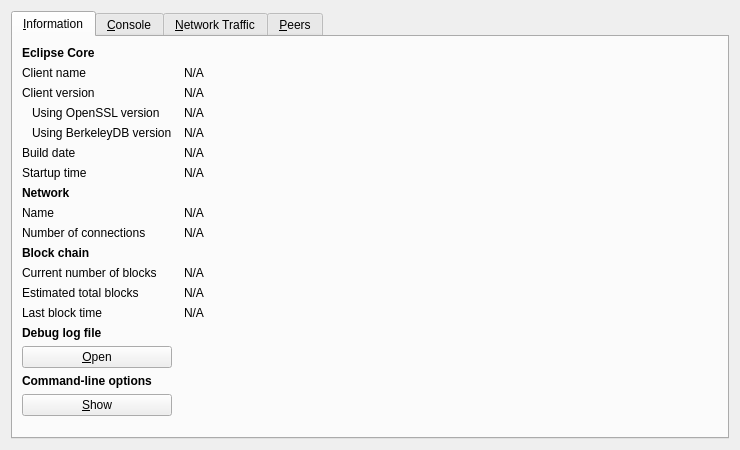
<?xml version="1.0" encoding="UTF-8"?>
<ui version="4.0">
 <class>RPCConsole</class>
 <widget class="QDialog" name="RPCConsole">
  <property name="geometry">
   <rect>
    <x>0</x>
    <y>0</y>
    <width>740</width>
    <height>450</height>
   </rect>
  </property>
  <property name="windowTitle">
   <string>Eclipse - Debug window</string>
  </property>
  <layout class="QVBoxLayout" name="verticalLayout_2">
   <item>
    <widget class="QTabWidget" name="tabWidget">
     <property name="currentIndex">
      <number>0</number>
     </property>
     <widget class="QWidget" name="tab_info">
      <attribute name="title">
       <string>&amp;Information</string>
      </attribute>
      <layout class="QGridLayout" name="gridLayout" columnstretch="0,1">
       <property name="horizontalSpacing">
        <number>12</number>
       </property>
       <item row="0" column="0">
        <widget class="QLabel" name="label_9">
         <property name="font">
          <font>
           <weight>75</weight>
           <bold>true</bold>
          </font>
         </property>
         <property name="text">
          <string>Eclipse Core</string>
         </property>
        </widget>
       </item>
       <item row="1" column="0">
        <widget class="QLabel" name="label_5">
         <property name="text">
          <string>Client name</string>
         </property>
        </widget>
       </item>
       <item row="1" column="1">
        <widget class="QLabel" name="clientName">
         <property name="cursor">
          <cursorShape>IBeamCursor</cursorShape>
         </property>
         <property name="text">
          <string>N/A</string>
         </property>
         <property name="textFormat">
          <enum>Qt::PlainText</enum>
         </property>
         <property name="textInteractionFlags">
          <set>Qt::LinksAccessibleByMouse|Qt::TextSelectableByKeyboard|Qt::TextSelectableByMouse</set>
         </property>
        </widget>
       </item>
       <item row="2" column="0">
        <widget class="QLabel" name="label_6">
         <property name="text">
          <string>Client version</string>
         </property>
        </widget>
       </item>
       <item row="2" column="1">
        <widget class="QLabel" name="clientVersion">
         <property name="cursor">
          <cursorShape>IBeamCursor</cursorShape>
         </property>
         <property name="text">
          <string>N/A</string>
         </property>
         <property name="textFormat">
          <enum>Qt::PlainText</enum>
         </property>
         <property name="textInteractionFlags">
          <set>Qt::LinksAccessibleByMouse|Qt::TextSelectableByKeyboard|Qt::TextSelectableByMouse</set>
         </property>
        </widget>
       </item>
       <item row="3" column="0">
        <widget class="QLabel" name="label_14">
         <property name="text">
          <string>Using OpenSSL version</string>
         </property>
         <property name="indent">
          <number>10</number>
         </property>
        </widget>
       </item>
       <item row="3" column="1">
        <widget class="QLabel" name="openSSLVersion">
         <property name="cursor">
          <cursorShape>IBeamCursor</cursorShape>
         </property>
         <property name="text">
          <string>N/A</string>
         </property>
         <property name="textFormat">
          <enum>Qt::PlainText</enum>
         </property>
         <property name="textInteractionFlags">
          <set>Qt::LinksAccessibleByMouse|Qt::TextSelectableByKeyboard|Qt::TextSelectableByMouse</set>
         </property>
        </widget>
       </item>
       <item row="4" column="0">
        <widget class="QLabel" name="label_berkeleyDBVersion">
         <property name="text">
          <string>Using BerkeleyDB version</string>
         </property>
         <property name="indent">
          <number>10</number>
         </property>
        </widget>
       </item>
       <item row="4" column="1">
        <widget class="QLabel" name="berkeleyDBVersion">
         <property name="cursor">
          <cursorShape>IBeamCursor</cursorShape>
         </property>
         <property name="text">
          <string>N/A</string>
         </property>
         <property name="textFormat">
          <enum>Qt::PlainText</enum>
         </property>
         <property name="textInteractionFlags">
          <set>Qt::LinksAccessibleByMouse|Qt::TextSelectableByKeyboard|Qt::TextSelectableByMouse</set>
         </property>
        </widget>
       </item>
       <item row="5" column="0">
        <widget class="QLabel" name="label_12">
         <property name="text">
          <string>Build date</string>
         </property>
        </widget>
       </item>
       <item row="5" column="1">
        <widget class="QLabel" name="buildDate">
         <property name="cursor">
          <cursorShape>IBeamCursor</cursorShape>
         </property>
         <property name="text">
          <string>N/A</string>
         </property>
         <property name="textFormat">
          <enum>Qt::PlainText</enum>
         </property>
         <property name="textInteractionFlags">
          <set>Qt::LinksAccessibleByMouse|Qt::TextSelectableByKeyboard|Qt::TextSelectableByMouse</set>
         </property>
        </widget>
       </item>
       <item row="6" column="0">
        <widget class="QLabel" name="label_13">
         <property name="text">
          <string>Startup time</string>
         </property>
        </widget>
       </item>
       <item row="6" column="1">
        <widget class="QLabel" name="startupTime">
         <property name="cursor">
          <cursorShape>IBeamCursor</cursorShape>
         </property>
         <property name="text">
          <string>N/A</string>
         </property>
         <property name="textFormat">
          <enum>Qt::PlainText</enum>
         </property>
         <property name="textInteractionFlags">
          <set>Qt::LinksAccessibleByMouse|Qt::TextSelectableByKeyboard|Qt::TextSelectableByMouse</set>
         </property>
        </widget>
       </item>
       <item row="7" column="0">
        <widget class="QLabel" name="label_11">
         <property name="font">
          <font>
           <weight>75</weight>
           <bold>true</bold>
          </font>
         </property>
         <property name="text">
          <string>Network</string>
         </property>
        </widget>
       </item>
       <item row="8" column="0">
        <widget class="QLabel" name="label_8">
         <property name="text">
          <string>Name</string>
         </property>
        </widget>
       </item>
       <item row="8" column="1">
        <widget class="QLabel" name="networkName">
         <property name="cursor">
          <cursorShape>IBeamCursor</cursorShape>
         </property>
         <property name="text">
          <string>N/A</string>
         </property>
         <property name="textFormat">
          <enum>Qt::PlainText</enum>
         </property>
         <property name="textInteractionFlags">
          <set>Qt::LinksAccessibleByMouse|Qt::TextSelectableByKeyboard|Qt::TextSelectableByMouse</set>
         </property>
        </widget>
       </item>
       <item row="9" column="0">
        <widget class="QLabel" name="label_7">
         <property name="text">
          <string>Number of connections</string>
         </property>
        </widget>
       </item>
       <item row="9" column="1">
        <widget class="QLabel" name="numberOfConnections">
         <property name="cursor">
          <cursorShape>IBeamCursor</cursorShape>
         </property>
         <property name="text">
          <string>N/A</string>
         </property>
         <property name="textFormat">
          <enum>Qt::PlainText</enum>
         </property>
         <property name="textInteractionFlags">
          <set>Qt::LinksAccessibleByMouse|Qt::TextSelectableByKeyboard|Qt::TextSelectableByMouse</set>
         </property>
        </widget>
       </item>
       <item row="10" column="0">
        <widget class="QLabel" name="label_10">
         <property name="font">
          <font>
           <weight>75</weight>
           <bold>true</bold>
          </font>
         </property>
         <property name="text">
          <string>Block chain</string>
         </property>
        </widget>
       </item>
       <item row="11" column="0">
        <widget class="QLabel" name="label_3">
         <property name="text">
          <string>Current number of blocks</string>
         </property>
        </widget>
       </item>
       <item row="11" column="1">
        <widget class="QLabel" name="numberOfBlocks">
         <property name="cursor">
          <cursorShape>IBeamCursor</cursorShape>
         </property>
         <property name="text">
          <string>N/A</string>
         </property>
         <property name="textFormat">
          <enum>Qt::PlainText</enum>
         </property>
         <property name="textInteractionFlags">
          <set>Qt::LinksAccessibleByMouse|Qt::TextSelectableByKeyboard|Qt::TextSelectableByMouse</set>
         </property>
        </widget>
       </item>
       <item row="12" column="0">
        <widget class="QLabel" name="label_4">
         <property name="text">
          <string>Estimated total blocks</string>
         </property>
        </widget>
       </item>
       <item row="12" column="1">
        <widget class="QLabel" name="totalBlocks">
         <property name="cursor">
          <cursorShape>IBeamCursor</cursorShape>
         </property>
         <property name="text">
          <string>N/A</string>
         </property>
         <property name="textFormat">
          <enum>Qt::PlainText</enum>
         </property>
         <property name="textInteractionFlags">
          <set>Qt::LinksAccessibleByMouse|Qt::TextSelectableByKeyboard|Qt::TextSelectableByMouse</set>
         </property>
        </widget>
       </item>
       <item row="13" column="0">
        <widget class="QLabel" name="label_2">
         <property name="text">
          <string>Last block time</string>
         </property>
        </widget>
       </item>
       <item row="13" column="1">
        <widget class="QLabel" name="lastBlockTime">
         <property name="cursor">
          <cursorShape>IBeamCursor</cursorShape>
         </property>
         <property name="text">
          <string>N/A</string>
         </property>
         <property name="textFormat">
          <enum>Qt::PlainText</enum>
         </property>
         <property name="textInteractionFlags">
          <set>Qt::LinksAccessibleByMouse|Qt::TextSelectableByKeyboard|Qt::TextSelectableByMouse</set>
         </property>
        </widget>
       </item>
       <item row="13" column="0">
        <spacer name="verticalSpacer_2">
         <property name="orientation">
          <enum>Qt::Vertical</enum>
         </property>
         <property name="sizeHint" stdset="0">
          <size>
           <width>20</width>
           <height>20</height>
          </size>
         </property>
        </spacer>
       </item>
       <item row="14" column="0">
        <widget class="QLabel" name="labelDebugLogfile">
         <property name="font">
          <font>
           <weight>75</weight>
           <bold>true</bold>
          </font>
         </property>
         <property name="text">
          <string>Debug log file</string>
         </property>
        </widget>
       </item>
       <item row="15" column="0">
        <widget class="QPushButton" name="openDebugLogfileButton">
         <property name="toolTip">
          <string>Open the Eclipse debug log file from the current data directory. This can take a few seconds for large log files.</string>
         </property>
         <property name="text">
          <string>&amp;Open</string>
         </property>
         <property name="autoDefault">
          <bool>false</bool>
         </property>
        </widget>
       </item>
       <item row="16" column="0">
        <widget class="QLabel" name="labelCLOptions">
         <property name="font">
          <font>
           <weight>75</weight>
           <bold>true</bold>
          </font>
         </property>
         <property name="text">
          <string>Command-line options</string>
         </property>
        </widget>
       </item>
       <item row="17" column="0">
        <widget class="QPushButton" name="showCLOptionsButton">
         <property name="toolTip">
          <string>Show the Eclipse help message to get a list with possible Eclipse command-line options.</string>
         </property>
         <property name="text">
          <string>&amp;Show</string>
         </property>
         <property name="autoDefault">
          <bool>false</bool>
         </property>
        </widget>
       </item>
       <item row="18" column="0">
        <spacer name="verticalSpacer">
         <property name="orientation">
          <enum>Qt::Vertical</enum>
         </property>
         <property name="sizeHint" stdset="0">
          <size>
           <width>20</width>
           <height>40</height>
          </size>
         </property>
        </spacer>
       </item>
      </layout>
     </widget>
     <widget class="QWidget" name="tab_console">
      <attribute name="title">
       <string>&amp;Console</string>
      </attribute>
      <layout class="QVBoxLayout" name="verticalLayout_3">
       <property name="spacing">
        <number>3</number>
       </property>
       <item>
        <widget class="QTextEdit" name="messagesWidget">
         <property name="minimumSize">
          <size>
           <width>0</width>
           <height>100</height>
          </size>
         </property>
         <property name="readOnly">
          <bool>true</bool>
         </property>
         <property name="tabKeyNavigation" stdset="0">
          <bool>false</bool>
         </property>
         <property name="columnCount" stdset="0">
          <number>2</number>
         </property>
        </widget>
       </item>
       <item>
        <layout class="QHBoxLayout" name="horizontalLayout">
         <property name="spacing">
          <number>3</number>
         </property>
         <item>
          <widget class="QLabel" name="label">
           <property name="text">
            <string notr="true">&gt;</string>
           </property>
          </widget>
         </item>
         <item>
          <widget class="QLineEdit" name="lineEdit"/>
         </item>
         <item>
          <widget class="QPushButton" name="clearButton">
           <property name="maximumSize">
            <size>
             <width>24</width>
             <height>24</height>
            </size>
           </property>
           <property name="toolTip">
            <string>Clear console</string>
           </property>
           <property name="text">
            <string/>
           </property>
           <property name="icon">
            <iconset resource="../../../eclipse.qrc">
             <normaloff>:/icons/remove</normaloff>:/icons/remove</iconset>
           </property>
           <property name="shortcut">
            <string notr="true">Ctrl+L</string>
           </property>
           <property name="autoDefault">
            <bool>false</bool>
           </property>
          </widget>
         </item>
        </layout>
       </item>
      </layout>
     </widget>
     <widget class="QWidget" name="tab_nettraffic">
      <attribute name="title">
       <string>&amp;Network Traffic</string>
      </attribute>
      <layout class="QHBoxLayout" name="horizontalLayout_3">
       <item>
        <layout class="QVBoxLayout" name="verticalLayout_4">
         <item>
          <widget class="TrafficGraphWidget" name="trafficGraph" native="true">
           <property name="sizePolicy">
            <sizepolicy hsizetype="Expanding" vsizetype="Expanding">
             <horstretch>0</horstretch>
             <verstretch>0</verstretch>
            </sizepolicy>
           </property>
          </widget>
         </item>
         <item>
          <layout class="QHBoxLayout" name="horizontalLayout_2">
           <item>
            <widget class="QSlider" name="sldGraphRange">
             <property name="minimum">
              <number>1</number>
             </property>
             <property name="maximum">
              <number>288</number>
             </property>
             <property name="pageStep">
              <number>12</number>
             </property>
             <property name="value">
              <number>6</number>
             </property>
             <property name="orientation">
              <enum>Qt::Horizontal</enum>
             </property>
            </widget>
           </item>
           <item>
            <widget class="QLabel" name="lblGraphRange">
             <property name="minimumSize">
              <size>
               <width>100</width>
               <height>0</height>
              </size>
             </property>
             <property name="alignment">
              <set>Qt::AlignCenter</set>
             </property>
            </widget>
           </item>
           <item>
            <widget class="QPushButton" name="btnClearTrafficGraph">
             <property name="text">
              <string>&amp;Clear</string>
             </property>
             <property name="autoDefault">
              <bool>false</bool>
             </property>
            </widget>
           </item>
          </layout>
         </item>
        </layout>
       </item>
       <item>
        <layout class="QVBoxLayout" name="verticalLayout">
         <item>
          <widget class="QGroupBox" name="groupBox">
           <property name="title">
            <string>Totals</string>
           </property>
           <layout class="QVBoxLayout" name="verticalLayout_5">
            <item>
             <layout class="QHBoxLayout" name="horizontalLayout_4">
              <item>
               <widget class="Line" name="line">
                <property name="sizePolicy">
                 <sizepolicy hsizetype="Fixed" vsizetype="Fixed">
                  <horstretch>0</horstretch>
                  <verstretch>0</verstretch>
                 </sizepolicy>
                </property>
                <property name="minimumSize">
                 <size>
                  <width>10</width>
                  <height>0</height>
                 </size>
                </property>
                <property name="palette">
                 <palette>
                  <active>
                   <colorrole role="Light">
                    <brush brushstyle="SolidPattern">
                     <color alpha="255">
                      <red>0</red>
                      <green>255</green>
                      <blue>0</blue>
                     </color>
                    </brush>
                   </colorrole>
                  </active>
                  <inactive>
                   <colorrole role="Light">
                    <brush brushstyle="SolidPattern">
                     <color alpha="255">
                      <red>0</red>
                      <green>255</green>
                      <blue>0</blue>
                     </color>
                    </brush>
                   </colorrole>
                  </inactive>
                  <disabled>
                   <colorrole role="Light">
                    <brush brushstyle="SolidPattern">
                     <color alpha="255">
                      <red>0</red>
                      <green>255</green>
                      <blue>0</blue>
                     </color>
                    </brush>
                   </colorrole>
                  </disabled>
                 </palette>
                </property>
                <property name="orientation">
                 <enum>Qt::Horizontal</enum>
                </property>
               </widget>
              </item>
              <item>
               <widget class="QLabel" name="label_16">
                <property name="text">
                 <string>In:</string>
                </property>
               </widget>
              </item>
              <item>
               <widget class="QLabel" name="lblBytesIn">
                <property name="minimumSize">
                 <size>
                  <width>50</width>
                  <height>0</height>
                 </size>
                </property>
                <property name="alignment">
                 <set>Qt::AlignRight|Qt::AlignTrailing|Qt::AlignVCenter</set>
                </property>
               </widget>
              </item>
             </layout>
            </item>
            <item>
             <layout class="QHBoxLayout" name="horizontalLayout_5">
              <item>
               <widget class="Line" name="line_2">
                <property name="sizePolicy">
                 <sizepolicy hsizetype="Fixed" vsizetype="Fixed">
                  <horstretch>0</horstretch>
                  <verstretch>0</verstretch>
                 </sizepolicy>
                </property>
                <property name="minimumSize">
                 <size>
                  <width>10</width>
                  <height>0</height>
                 </size>
                </property>
                <property name="palette">
                 <palette>
                  <active>
                   <colorrole role="Light">
                    <brush brushstyle="SolidPattern">
                     <color alpha="255">
                      <red>255</red>
                      <green>0</green>
                      <blue>0</blue>
                     </color>
                    </brush>
                   </colorrole>
                  </active>
                  <inactive>
                   <colorrole role="Light">
                    <brush brushstyle="SolidPattern">
                     <color alpha="255">
                      <red>255</red>
                      <green>0</green>
                      <blue>0</blue>
                     </color>
                    </brush>
                   </colorrole>
                  </inactive>
                  <disabled>
                   <colorrole role="Light">
                    <brush brushstyle="SolidPattern">
                     <color alpha="255">
                      <red>255</red>
                      <green>0</green>
                      <blue>0</blue>
                     </color>
                    </brush>
                   </colorrole>
                  </disabled>
                 </palette>
                </property>
                <property name="orientation">
                 <enum>Qt::Horizontal</enum>
                </property>
               </widget>
              </item>
              <item>
               <widget class="QLabel" name="label_17">
                <property name="text">
                 <string>Out:</string>
                </property>
               </widget>
              </item>
              <item>
               <widget class="QLabel" name="lblBytesOut">
                <property name="minimumSize">
                 <size>
                  <width>50</width>
                  <height>0</height>
                 </size>
                </property>
                <property name="alignment">
                 <set>Qt::AlignRight|Qt::AlignTrailing|Qt::AlignVCenter</set>
                </property>
               </widget>
              </item>
             </layout>
            </item>
            <item>
             <spacer name="verticalSpacer_4">
              <property name="orientation">
               <enum>Qt::Vertical</enum>
              </property>
              <property name="sizeHint" stdset="0">
               <size>
                <width>20</width>
                <height>407</height>
               </size>
              </property>
             </spacer>
            </item>
           </layout>
          </widget>
         </item>
        </layout>
       </item>
      </layout>
     </widget>
     <widget class="QWidget" name="tab_peers">
      <attribute name="title">
       <string>&amp;Peers</string>
      </attribute>
      <layout class="QGridLayout" name="gridLayout_2">
       <item row="0" column="0" rowspan="2">
        <widget class="QTableView" name="peerWidget">
         <property name="horizontalScrollBarPolicy">
          <enum>Qt::ScrollBarAsNeeded</enum>
         </property>
         <property name="sortingEnabled">
          <bool>true</bool>
         </property>
         <attribute name="horizontalHeaderHighlightSections">
          <bool>false</bool>
         </attribute>
        </widget>
       </item>
       <item row="0" column="1">
        <widget class="QLabel" name="peerHeading">
         <property name="sizePolicy">
          <sizepolicy hsizetype="Preferred" vsizetype="Minimum">
           <horstretch>0</horstretch>
           <verstretch>0</verstretch>
          </sizepolicy>
         </property>
         <property name="minimumSize">
          <size>
           <width>300</width>
           <height>32</height>
          </size>
         </property>
         <property name="font">
          <font>
           <pointsize>10</pointsize>
          </font>
         </property>
         <property name="cursor">
          <cursorShape>IBeamCursor</cursorShape>
         </property>
         <property name="text">
          <string>Select a peer to view detailed information.</string>
         </property>
         <property name="alignment">
          <set>Qt::AlignHCenter|Qt::AlignTop</set>
         </property>
         <property name="wordWrap">
          <bool>true</bool>
         </property>
         <property name="textInteractionFlags">
          <set>Qt::LinksAccessibleByMouse|Qt::TextSelectableByKeyboard|Qt::TextSelectableByMouse</set>
         </property>
        </widget>
       </item>
       <item row="1" column="1">
        <widget class="QWidget" name="detailWidget" native="true">
         <property name="minimumSize">
          <size>
           <width>300</width>
           <height>0</height>
          </size>
         </property>
         <layout class="QGridLayout" name="gridLayout_3">
          <item row="0" column="0">
           <widget class="QLabel" name="label_23">
            <property name="text">
             <string>Peer ID</string>
            </property>
           </widget>
          </item>
          <item row="0" column="2">
           <widget class="QLabel" name="peerId">
            <property name="cursor">
             <cursorShape>IBeamCursor</cursorShape>
            </property>
            <property name="text">
             <string>N/A</string>
            </property>
            <property name="textFormat">
             <enum>Qt::PlainText</enum>
            </property>
            <property name="textInteractionFlags">
             <set>Qt::LinksAccessibleByMouse|Qt::TextSelectableByKeyboard|Qt::TextSelectableByMouse</set>
            </property>
           </widget>
          </item>
          <item row="1" column="0">
           <widget class="QLabel" name="label_23">
            <property name="text">
             <string>Direction</string>
            </property>
           </widget>
          </item>
          <item row="1" column="2">
           <widget class="QLabel" name="peerDirection">
            <property name="cursor">
             <cursorShape>IBeamCursor</cursorShape>
            </property>
            <property name="text">
             <string>N/A</string>
            </property>
            <property name="textFormat">
             <enum>Qt::PlainText</enum>
            </property>
            <property name="textInteractionFlags">
             <set>Qt::LinksAccessibleByMouse|Qt::TextSelectableByKeyboard|Qt::TextSelectableByMouse</set>
            </property>
           </widget>
          </item>
          <item row="2" column="0">
           <widget class="QLabel" name="label_21">
            <property name="text">
             <string>Version</string>
            </property>
           </widget>
          </item>
          <item row="2" column="2">
           <widget class="QLabel" name="peerVersion">
            <property name="cursor">
             <cursorShape>IBeamCursor</cursorShape>
            </property>
            <property name="text">
             <string>N/A</string>
            </property>
            <property name="textFormat">
             <enum>Qt::PlainText</enum>
            </property>
            <property name="textInteractionFlags">
             <set>Qt::LinksAccessibleByMouse|Qt::TextSelectableByKeyboard|Qt::TextSelectableByMouse</set>
            </property>
           </widget>
          </item>
          <item row="3" column="0">
           <widget class="QLabel" name="label_28">
            <property name="text">
             <string>User Agent</string>
            </property>
           </widget>
          </item>
          <item row="3" column="2">
           <widget class="QLabel" name="peerSubversion">
            <property name="cursor">
             <cursorShape>IBeamCursor</cursorShape>
            </property>
            <property name="text">
             <string>N/A</string>
            </property>
            <property name="textFormat">
             <enum>Qt::PlainText</enum>
            </property>
            <property name="textInteractionFlags">
             <set>Qt::LinksAccessibleByMouse|Qt::TextSelectableByKeyboard|Qt::TextSelectableByMouse</set>
            </property>
           </widget>
          </item>
          <item row="4" column="0">
           <widget class="QLabel" name="label_4">
            <property name="text">
             <string>Services</string>
            </property>
           </widget>
          </item>
          <item row="4" column="2">
           <widget class="QLabel" name="peerServices">
            <property name="cursor">
             <cursorShape>IBeamCursor</cursorShape>
            </property>
            <property name="text">
             <string>N/A</string>
            </property>
            <property name="textFormat">
             <enum>Qt::PlainText</enum>
            </property>
            <property name="textInteractionFlags">
             <set>Qt::LinksAccessibleByMouse|Qt::TextSelectableByKeyboard|Qt::TextSelectableByMouse</set>
            </property>
           </widget>
          </item>
          <item row="5" column="0">
           <widget class="QLabel" name="label_29">
            <property name="text">
             <string>Starting Height</string>
            </property>
           </widget>
          </item>
          <item row="5" column="2">
           <widget class="QLabel" name="peerHeight">
            <property name="cursor">
             <cursorShape>IBeamCursor</cursorShape>
            </property>
            <property name="text">
             <string>N/A</string>
            </property>
            <property name="textFormat">
             <enum>Qt::PlainText</enum>
            </property>
            <property name="textInteractionFlags">
             <set>Qt::LinksAccessibleByMouse|Qt::TextSelectableByKeyboard|Qt::TextSelectableByMouse</set>
            </property>
           </widget>
          </item>
          <item row="6" column="0">
           <widget class="QLabel" name="label_27">
            <property name="text">
             <string>Sync Height</string>
            </property>
           </widget>
          </item>
          <item row="6" column="2">
           <widget class="QLabel" name="peerSyncHeight">
            <property name="cursor">
             <cursorShape>IBeamCursor</cursorShape>
            </property>
            <property name="text">
             <string>N/A</string>
            </property>
            <property name="textFormat">
             <enum>Qt::PlainText</enum>
            </property>
            <property name="textInteractionFlags">
             <set>Qt::LinksAccessibleByMouse|Qt::TextSelectableByKeyboard|Qt::TextSelectableByMouse</set>
            </property>
           </widget>
          </item>
          <item row="7" column="0">
           <widget class="QLabel" name="label_24">
            <property name="text">
             <string>Ban Score</string>
            </property>
           </widget>
          </item>
          <item row="7" column="2">
           <widget class="QLabel" name="peerBanScore">
            <property name="cursor">
             <cursorShape>IBeamCursor</cursorShape>
            </property>
            <property name="text">
             <string>N/A</string>
            </property>
            <property name="textFormat">
             <enum>Qt::PlainText</enum>
            </property>
            <property name="textInteractionFlags">
             <set>Qt::LinksAccessibleByMouse|Qt::TextSelectableByKeyboard|Qt::TextSelectableByMouse</set>
            </property>
           </widget>
          </item>
          <item row="8" column="0">
           <widget class="QLabel" name="label_22">
            <property name="text">
             <string>Connection Time</string>
            </property>
           </widget>
          </item>
          <item row="8" column="2">
           <widget class="QLabel" name="peerConnTime">
            <property name="cursor">
             <cursorShape>IBeamCursor</cursorShape>
            </property>
            <property name="text">
             <string>N/A</string>
            </property>
            <property name="textFormat">
             <enum>Qt::PlainText</enum>
            </property>
            <property name="textInteractionFlags">
             <set>Qt::LinksAccessibleByMouse|Qt::TextSelectableByKeyboard|Qt::TextSelectableByMouse</set>
            </property>
           </widget>
          </item>
          <item row="9" column="0">
           <widget class="QLabel" name="label_15">
            <property name="text">
             <string>Last Send</string>
            </property>
           </widget>
          </item>
          <item row="9" column="2">
           <widget class="QLabel" name="peerLastSend">
            <property name="cursor">
             <cursorShape>IBeamCursor</cursorShape>
            </property>
            <property name="text">
             <string>N/A</string>
            </property>
            <property name="textFormat">
             <enum>Qt::PlainText</enum>
            </property>
            <property name="textInteractionFlags">
             <set>Qt::LinksAccessibleByMouse|Qt::TextSelectableByKeyboard|Qt::TextSelectableByMouse</set>
            </property>
           </widget>
          </item>
          <item row="10" column="0">
           <widget class="QLabel" name="label_19">
            <property name="text">
             <string>Last Receive</string>
            </property>
           </widget>
          </item>
          <item row="10" column="2">
           <widget class="QLabel" name="peerLastRecv">
            <property name="cursor">
             <cursorShape>IBeamCursor</cursorShape>
            </property>
            <property name="text">
             <string>N/A</string>
            </property>
            <property name="textFormat">
             <enum>Qt::PlainText</enum>
            </property>
            <property name="textInteractionFlags">
             <set>Qt::LinksAccessibleByMouse|Qt::TextSelectableByKeyboard|Qt::TextSelectableByMouse</set>
            </property>
           </widget>
          </item>
          <item row="11" column="0">
           <widget class="QLabel" name="label_18">
            <property name="text">
             <string>Bytes Sent</string>
            </property>
           </widget>
          </item>
          <item row="11" column="2">
           <widget class="QLabel" name="peerBytesSent">
            <property name="cursor">
             <cursorShape>IBeamCursor</cursorShape>
            </property>
            <property name="text">
             <string>N/A</string>
            </property>
            <property name="textFormat">
             <enum>Qt::PlainText</enum>
            </property>
            <property name="textInteractionFlags">
             <set>Qt::LinksAccessibleByMouse|Qt::TextSelectableByKeyboard|Qt::TextSelectableByMouse</set>
            </property>
           </widget>
          </item>
          <item row="12" column="0">
           <widget class="QLabel" name="label_20">
            <property name="text">
             <string>Bytes Received</string>
            </property>
           </widget>
          </item>
          <item row="12" column="2">
           <widget class="QLabel" name="peerBytesRecv">
            <property name="cursor">
             <cursorShape>IBeamCursor</cursorShape>
            </property>
            <property name="text">
             <string>N/A</string>
            </property>
            <property name="textFormat">
             <enum>Qt::PlainText</enum>
            </property>
            <property name="textInteractionFlags">
             <set>Qt::LinksAccessibleByMouse|Qt::TextSelectableByKeyboard|Qt::TextSelectableByMouse</set>
            </property>
           </widget>
          </item>
          <item row="13" column="0">
           <widget class="QLabel" name="label_26">
            <property name="text">
             <string>Ping Time</string>
            </property>
           </widget>
          </item>
          <item row="13" column="2">
           <widget class="QLabel" name="peerPingTime">
            <property name="cursor">
             <cursorShape>IBeamCursor</cursorShape>
            </property>
            <property name="text">
             <string>N/A</string>
            </property>
            <property name="textFormat">
             <enum>Qt::PlainText</enum>
            </property>
            <property name="textInteractionFlags">
             <set>Qt::LinksAccessibleByMouse|Qt::TextSelectableByKeyboard|Qt::TextSelectableByMouse</set>
            </property>
           </widget>
          </item>
          <item row="14" column="0">
           <widget class="QLabel" name="label_timeoffset">
            <property name="text">
             <string>Time Offset</string>
            </property>
           </widget>
          </item>
          <item row="14" column="2">
           <widget class="QLabel" name="timeoffset">
            <property name="cursor">
             <cursorShape>IBeamCursor</cursorShape>
            </property>
            <property name="text">
             <string>N/A</string>
            </property>
            <property name="textFormat">
             <enum>Qt::PlainText</enum>
            </property>
            <property name="textInteractionFlags">
             <set>Qt::LinksAccessibleByMouse|Qt::TextSelectableByKeyboard|Qt::TextSelectableByMouse</set>
            </property>
           </widget>
          </item>
          <item row="15" column="1">
           <spacer name="verticalSpacer_3">
            <property name="orientation">
             <enum>Qt::Vertical</enum>
            </property>
            <property name="sizeHint" stdset="0">
             <size>
              <width>20</width>
              <height>40</height>
             </size>
            </property>
           </spacer>
          </item>
         </layout>
        </widget>
       </item>
      </layout>
     </widget>
    </widget>
   </item>
  </layout>
 </widget>
 <customwidgets>
  <customwidget>
   <class>TrafficGraphWidget</class>
   <extends>QWidget</extends>
   <header>trafficgraphwidget.h</header>
   <container>1</container>
   <slots>
    <slot>clear()</slot>
   </slots>
  </customwidget>
 </customwidgets>
 <resources>
  <include location="../../../eclipse.qrc"/>
 </resources>
 <connections/>
</ui>
